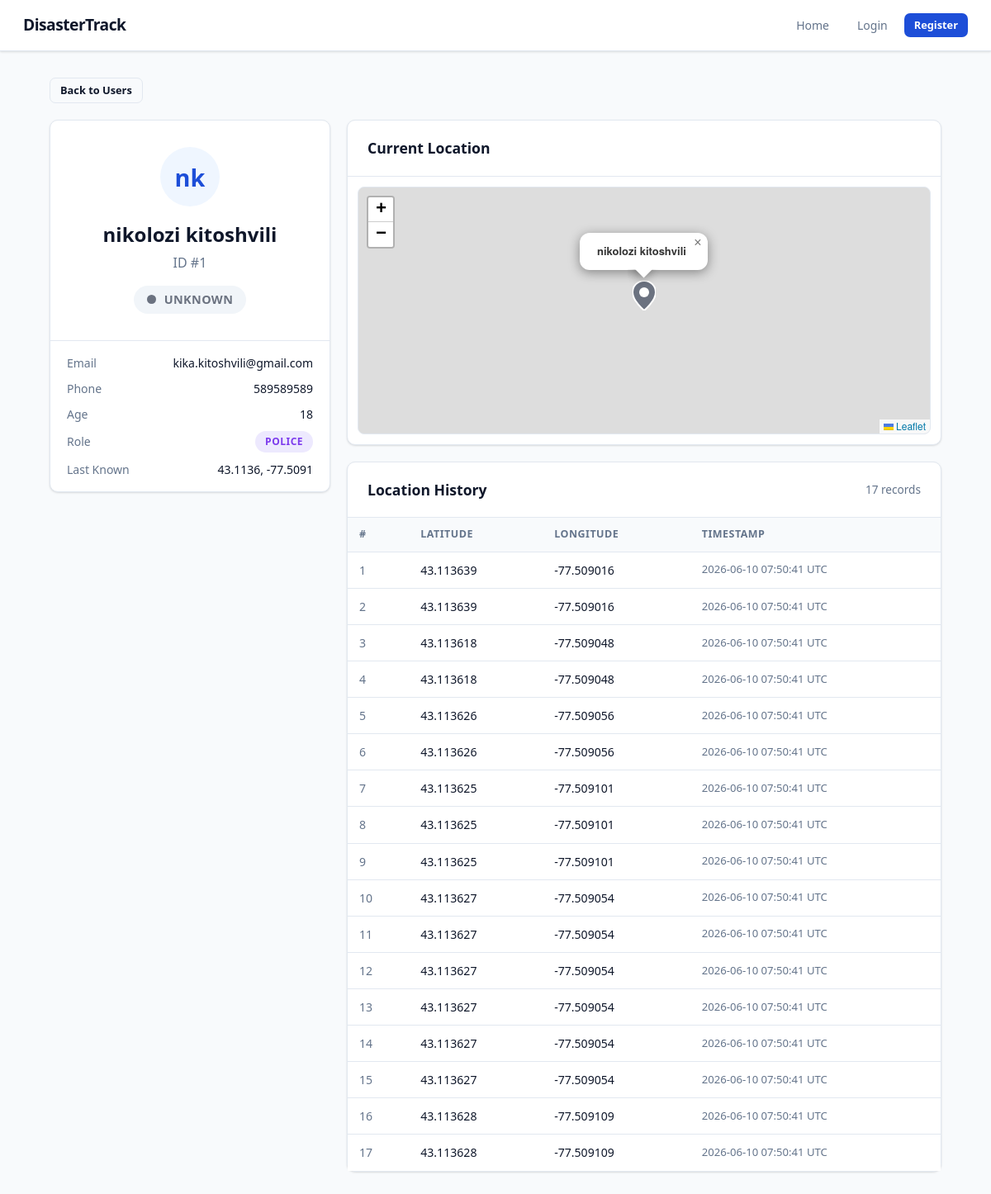
Page /users/1 on the committed database.
### models.py (models this page shows)
class User(Base):
    __tablename__ = "users"
    id: Mapped[int] = mapped_column(Integer, primary_key=True, index=True)
    name: Mapped[str] = mapped_column(String(50), nullable=False)
    last_name: Mapped[str] = mapped_column(String(50), nullable=False)
    email: Mapped[str] = mapped_column(String(120), unique=True, nullable=False)
    age: Mapped[int] = mapped_column(Integer, nullable=False)
    current_location: Mapped[str] = mapped_column(String(100), default="Unknown")
    phone_number: Mapped[str] = mapped_column(String(20), nullable=False)
    password_hash: Mapped[str] = mapped_column(String(255), nullable=False)
    role: Mapped[str] = mapped_column(String(20), default="normal_user", nullable=False)
    safety_status: Mapped[str] = mapped_column(String(20), default="unknown", nullable=False)
    latitude: Mapped[float | None] = mapped_column(Float, nullable=True)
    longitude: Mapped[float | None] = mapped_column(Float, nullable=True)
    location_history: Mapped[list[UserLocationHistory]] = relationship(
        back_populates="user", cascade="all, delete-orphan"
    )
    notifications: Mapped[list[SafetyNotification]] = relationship(
        back_populates="user", cascade="all, delete-orphan"
    )

class UserLocationHistory(Base):
    __tablename__ = "user_location_history"
    id: Mapped[int] = mapped_column(Integer, primary_key=True, index=True)
    user_id: Mapped[int] = mapped_column(ForeignKey("users.id"), nullable=False, index=True)
    latitude: Mapped[float] = mapped_column(Float, nullable=False)
    longitude: Mapped[float] = mapped_column(Float, nullable=False)
    timestamp: Mapped[datetime] = mapped_column(DateTime(timezone=True), default=datetime.now(UTC))
    user: Mapped[User] = relationship(back_populates="location_history")

### main.py (the view)
@app.get("/users/{user_id}", include_in_schema=False, name="user_page")
async def user_page(
    request: Request,
    user_id: int,
    db: Annotated[AsyncSession, Depends(get_db)],
):
    result = await db.execute(select(models.User).where(models.User.id == user_id))
    user = result.scalars().first()
    if not user:
        raise HTTPException(status_code=status.HTTP_404_NOT_FOUND, detail="User not found")
    result = await db.execute(
        select(models.UserLocationHistory)
        .where(models.UserLocationHistory.user_id == user_id)
        .order_by(models.UserLocationHistory.timestamp.desc())
    )
    locations = result.scalars().all()
    return templates.TemplateResponse(
        request,
        "user.html",
        {"user": user, "locations": locations, "title": f"{user.name} {user.last_name}"},
    )

### templates/user.html (shortened to what this page needs)
{% extends "base.html" %}
{% block head %}
<link rel="stylesheet" href="https://unpkg.com/leaflet@1.9.4/dist/leaflet.css"/>
<link rel="stylesheet" href="{{ url_for('static', path='/user.css') }}">
{% endblock %}
{% block content %}
<div class="page">
  <div style="margin-bottom:20px;">
    <a href="/users" class="btn btn-outline btn-sm">Back to Users</a>
  </div>
  <div style="display:grid;grid-template-columns:340px 1fr;gap:20px;align-items:start;">
    <div>
      <div class="card" style="margin-bottom:16px;">
        <div class="card-body" style="text-align:center;padding:32px 24px;">
          <div style="width:72px;height:72px;border-radius:50%;background:var(--brand-light);color:var(--brand);font-size:1.8rem;font-weight:800;display:flex;align-items:center;justify-content:center;margin:0 auto 16px;">
            {{ user.name[0] }}{{ user.last_name[0] }}
          </div>
          <h2 style="margin-bottom:4px;">{{ user.name }} {{ user.last_name }}</h2>
          <p class="text-muted" style="margin-bottom:16px;">ID #{{ user.id }}</p>
          <span class="status-pill pill-{{ user.safety_status }}" style="font-size:.9rem;padding:6px 16px;">
            <span class="status-dot status-{{ user.safety_status }}"></span>
            {{ user.safety_status | capitalize }}
          </span>
        </div>
        <div style="border-top:1px solid var(--border);padding:16px 20px;display:flex;flex-direction:column;gap:10px;">
          <div style="display:flex;justify-content:space-between;font-size:.875rem;">
            <span class="text-muted">Email</span>
            <span>{{ user.email }}</span>
          </div>
          <div style="display:flex;justify-content:space-between;font-size:.875rem;">
            <span class="text-muted">Phone</span>
            <span>{{ user.phone_number }}</span>
          </div>
          <div style="display:flex;justify-content:space-between;font-size:.875rem;">
            <span class="text-muted">Age</span>
            <span>{{ user.age }}</span>
          </div>
          <div style="display:flex;justify-content:space-between;font-size:.875rem;align-items:center;">
            <span class="text-muted">Role</span>
            {% if user.role == 'admin' %}
              <span class="nav-role-badge badge-admin">Admin</span>
            {% elif user.role == 'police' %}
              <span class="nav-role-badge badge-police">Police</span>
            {% else %}
              <span class="nav-role-badge badge-user">User</span>
            {% endif %}
          </div>
          {% if user.latitude %}
          <div style="display:flex;justify-content:space-between;font-size:.875rem;">
            <span class="text-muted">Last Known</span>
            <span>{{ "%.4f"|format(user.latitude) }}, {{ "%.4f"|format(user.longitude) }}</span>
          </div>
          {% endif %}
        </div>
      </div>
    </div>
    <div>
      {% if user.latitude %}
      <div class="card" style="margin-bottom:20px;">
        <div class="card-header"><h2>Current Location</h2></div>
        <div class="card-body" style="padding:12px;">
          <div id="user-map"></div>
        </div>
      </div>
      {% endif %}
      <div class="card">
        <div class="card-header">
          <h2>Location History</h2>
          <span class="text-muted" style="font-size:.85rem;">{{ locations|length }} record{{ 's' if locations|length != 1 }}</span>
        </div>
        <div class="table-wrap" style="border:none;border-radius:0;">
          <table>
            <thead>
              <tr>
                <th>#</th>
                <th>Latitude</th>
                <th>Longitude</th>
                <th>Timestamp</th>
              </tr>
            </thead>
            <tbody>
              {% for loc in locations %}
              <tr>
                <td style="color:var(--text-muted);">{{ loc.id }}</td>
                <td>{{ "%.6f"|format(loc.latitude) }}</td>
                <td>{{ "%.6f"|format(loc.longitude) }}</td>
                <td style="color:var(--text-muted);font-size:.82rem;">{{ loc.timestamp.strftime('%Y-%m-%d %H:%M:%S UTC') }}</td>
              </tr>
              {% else %}
              <tr>
                <td colspan="4" style="text-align:center;padding:32px;color:var(--text-muted);">No location history yet.</td>
              </tr>
              {% endfor %}
            </tbody>
          </table>
        </div>
      </div>
    </div>
  </div>
</div>
{% endblock %}

### static/user.css (style rules this page uses)
#user-map { height: 300px; border-radius: 8px; border: 1px solid var(--border); }

### static/base.css (style rules this page uses)
*, *::before, *::after { box-sizing: border-box; margin: 0; padding: 0; }
:root { --brand: #1d4ed8; --brand-dark: #1e3a8a; --brand-light: #eff6ff; --danger: #dc2626; --safe: #16a34a; --unknown: #6b7280; --police: #7c3aed; --admin: #b45309; --surface: #ffffff; --surface-2: #f8fafc; --border: #e2e8f0; --text: #0f172a; --text-muted: #64748b; --shadow: 0 1px 3px rgba(0,0,0,.08), 0 1px 2px rgba(0,0,0,.06); --shadow-lg: 0 10px 25px rgba(0,0,0,.12); --radius: 10px; }
html { font-size: 16px; }
body { font-family: 'Segoe UI', system-ui, -apple-system, sans-serif; color: var(--text); background: var(--surface-2); line-height: 1.5; min-height: 100vh; }
a { color: var(--brand); text-decoration: none; }
.nav-role-badge { display: inline-flex; align-items: center; gap: 5px; padding: 4px 12px; border-radius: 20px; font-size: .75rem; font-weight: 700; text-transform: uppercase; letter-spacing: .5px; }
.badge-police { background: #ede9fe; color: var(--police); }
.page { width: min(1080px, calc(100vw - 32px)); margin: 32px auto; }
.card { background: var(--surface); border: 1px solid var(--border); border-radius: var(--radius); box-shadow: var(--shadow); }
.card-header { display: flex; align-items: center; justify-content: space-between; flex-wrap: wrap; gap: 12px; padding: 20px 24px; border-bottom: 1px solid var(--border); }
.card-header h2 { font-size: 1.1rem; font-weight: 700; }
.card-body { padding: 24px; }
.btn { display: inline-flex; align-items: center; gap: 7px; padding: 9px 18px; border: none; border-radius: 7px; font: inherit; font-size: .9rem; font-weight: 600; cursor: pointer; transition: opacity .15s, transform .1s; text-decoration: none; }
.btn-outline { background: transparent; border: 1.5px solid var(--border); color: var(--text); }
.btn-sm { padding: 5px 12px; font-size: .8rem; }
.status-dot { display: inline-block; width: 11px; height: 11px; border-radius: 50%; vertical-align: middle; margin-right: 5px; }
.status-unknown { background: var(--unknown); }
.status-pill { display: inline-flex; align-items: center; gap: 5px; padding: 3px 10px; border-radius: 20px; font-size: .78rem; font-weight: 700; text-transform: uppercase; letter-spacing: .4px; }
.pill-unknown { background: #f1f5f9; color: var(--unknown); }
.table-wrap { overflow-x: auto; border-radius: var(--radius); border: 1px solid var(--border); }
table { width: 100%; border-collapse: collapse; background: var(--surface); }
th, td { padding: 11px 14px; text-align: left; border-bottom: 1px solid var(--border); font-size: .88rem; }
th { background: var(--surface-2); font-weight: 700; font-size: .78rem; text-transform: uppercase; letter-spacing: .5px; color: var(--text-muted); }
tr:last-child td { border-bottom: none; }
.text-muted { color: var(--text-muted); }

### rows in the picture
User: name "n", last_name "k", name "nikolozi", last_name "kitoshvili", id "1", safety_status "UNKNOWN", email "kika.kitoshvili@gmail.com", phone_number "589589589", age "18", latitude "43.1136", longitude "-77.5091"
UserLocationHistory: id "1", latitude "43.113639", longitude "-77.509016", timestamp "2026-06-10 07:50:41 UTC"
UserLocationHistory: id "2", latitude "43.113639", longitude "-77.509016", timestamp "2026-06-10 07:50:41 UTC"
UserLocationHistory: id "3", latitude "43.113618", longitude "-77.509048", timestamp "2026-06-10 07:50:41 UTC"
UserLocationHistory: id "4", latitude "43.113618", longitude "-77.509048", timestamp "2026-06-10 07:50:41 UTC"
UserLocationHistory: id "5", latitude "43.113626", longitude "-77.509056", timestamp "2026-06-10 07:50:41 UTC"
UserLocationHistory: id "6", latitude "43.113626", longitude "-77.509056", timestamp "2026-06-10 07:50:41 UTC"
UserLocationHistory: id "7", latitude "43.113625", longitude "-77.509101", timestamp "2026-06-10 07:50:41 UTC"
UserLocationHistory: id "8", latitude "43.113625", longitude "-77.509101", timestamp "2026-06-10 07:50:41 UTC"
UserLocationHistory: id "9", latitude "43.113625", longitude "-77.509101", timestamp "2026-06-10 07:50:41 UTC"
UserLocationHistory: id "10", latitude "43.113627", longitude "-77.509054", timestamp "2026-06-10 07:50:41 UTC"
UserLocationHistory: id "11", latitude "43.113627", longitude "-77.509054", timestamp "2026-06-10 07:50:41 UTC"
UserLocationHistory: id "12", latitude "43.113627", longitude "-77.509054", timestamp "2026-06-10 07:50:41 UTC"
UserLocationHistory: id "13", latitude "43.113627", longitude "-77.509054", timestamp "2026-06-10 07:50:41 UTC"
UserLocationHistory: id "14", latitude "43.113627", longitude "-77.509054", timestamp "2026-06-10 07:50:41 UTC"
UserLocationHistory: id "15", latitude "43.113627", longitude "-77.509054", timestamp "2026-06-10 07:50:41 UTC"
UserLocationHistory: id "16", latitude "43.113628", longitude "-77.509109", timestamp "2026-06-10 07:50:41 UTC"
UserLocationHistory: id "17", latitude "43.113628", longitude "-77.509109", timestamp "2026-06-10 07:50:41 UTC"

### other values in the picture
{{ locations|length }} "17"
{{ 's' if locations|length != 1 }} "s"
